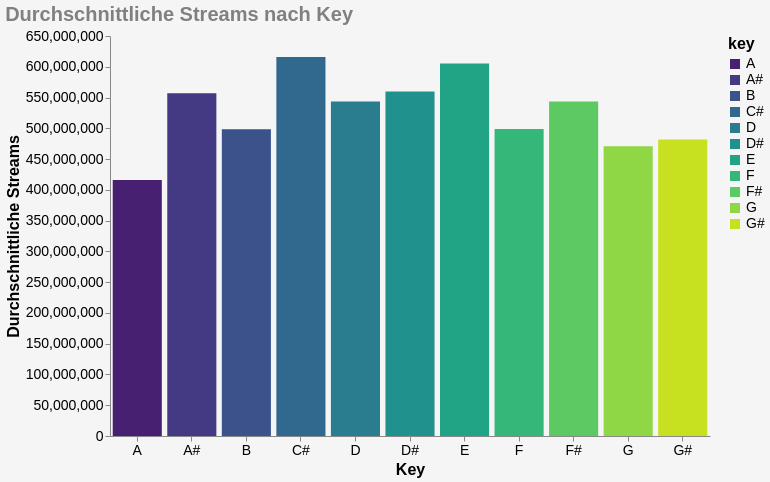

The cell this chart's notebook holds for it:
### Code cell
# bar chart

key_streams_chart = alt.Chart(key_streams_df).mark_bar().encode(
    x=alt.X('key', axis=alt.Axis(title='Key', labelFontSize=14)),
    y=alt.Y('streams', axis=alt.Axis(title='Durchschnittliche Streams', titleFontSize=16, labelFontSize=14)),
    color=alt.Color('key', scale=alt.Scale(scheme='viridis')),
    tooltip=['key', 'streams']
).properties(
    title='Durchschnittliche Streams nach Key',
    background='#F5F5F5',
    width=600,
    height=400
).configure_title(
    fontSize=20,
    anchor='start',
    color='gray'
).configure_axis(
    labelFontSize=14,
    titleFontSize=16
).configure_legend(
    titleFontSize=16,
    labelFontSize=14
).configure_view(
    strokeWidth=0,
).configure_axisX(
    labelAngle=0
).configure_axisY(
    grid=False
)

key_streams_chart

### Figure 1 — Vega-Lite specification as saved in the notebook (floating-point values rounded to 4 significant figures)
{"config": {"view": {"continuousWidth": 300, "continuousHeight": 300, "strokeWidth": 0}, "axis": {"labelFontSize": 14, "titleFontSize": 16}, "axisX": {"labelAngle": 0}, "axisY": {"grid": false}, "legend": {"labelFontSize": 14, "titleFontSize": 16}, "title": {"anchor": "start", "color": "gray", "fontSize": 20}}, "data": {"name": "data-b2bee1b103ca767b4a068dd97f415d90"}, "mark": {"type": "bar"}, "background": "#F5F5F5", "encoding": {"color": {"field": "key", "scale": {"scheme": "viridis"}, "type": "nominal"}, "tooltip": [{"field": "key", "type": "nominal"}, {"field": "streams", "type": "quantitative"}], "x": {"axis": {"labelFontSize": 14, "title": "Key"}, "field": "key", "type": "nominal"}, "y": {"axis": {"labelFontSize": 14, "title": "Durchschnittliche Streams", "titleFontSize": 16}, "field": "streams", "type": "quantitative"}}, "height": 400, "title": "Durchschnittliche Streams nach Key", "width": 600, "$schema": "https://vega.github.io/schema/vega-lite/v5.16.3.json", "datasets": {"data-b2bee1b103ca767b4a068dd97f415d90": [{"key": "A", "streams": 415800000.0}, {"key": "A#", "streams": 557000000.0}, {"key": "B", "streams": 498600000.0}, {"key": "C#", "streams": 615700000.0}, {"key": "D", "streams": 543400000.0}, {"key": "D#", "streams": 559900000.0}, {"key": "E", "streams": 605400000.0}, {"key": "F", "streams": 499000000.0}, {"key": "F#", "streams": 543500000.0}, {"key": "G", "streams": 470900000.0}, {"key": "G#", "streams": 481900000.0}]}}
